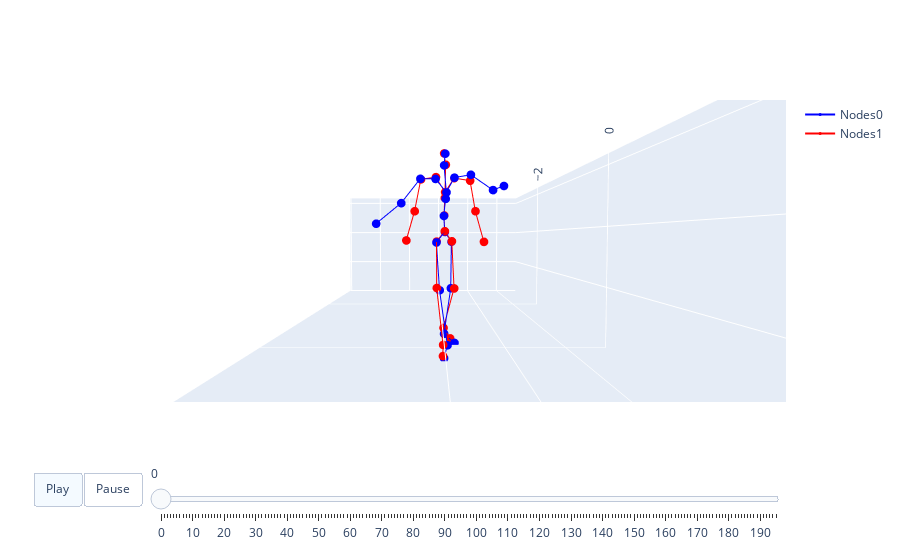

The code cell stored with this chart in its notebook:
### Code cell
x = pose[i].detach().cpu().numpy()
y = pred_pose_eval[i].detach().cpu().numpy()
l = m_length[i]
caption = clip_text[i]
visualize_2motions(x, val_loader.dataset.std, val_loader.dataset.mean, args.dataname, l, y, save_path=None)
